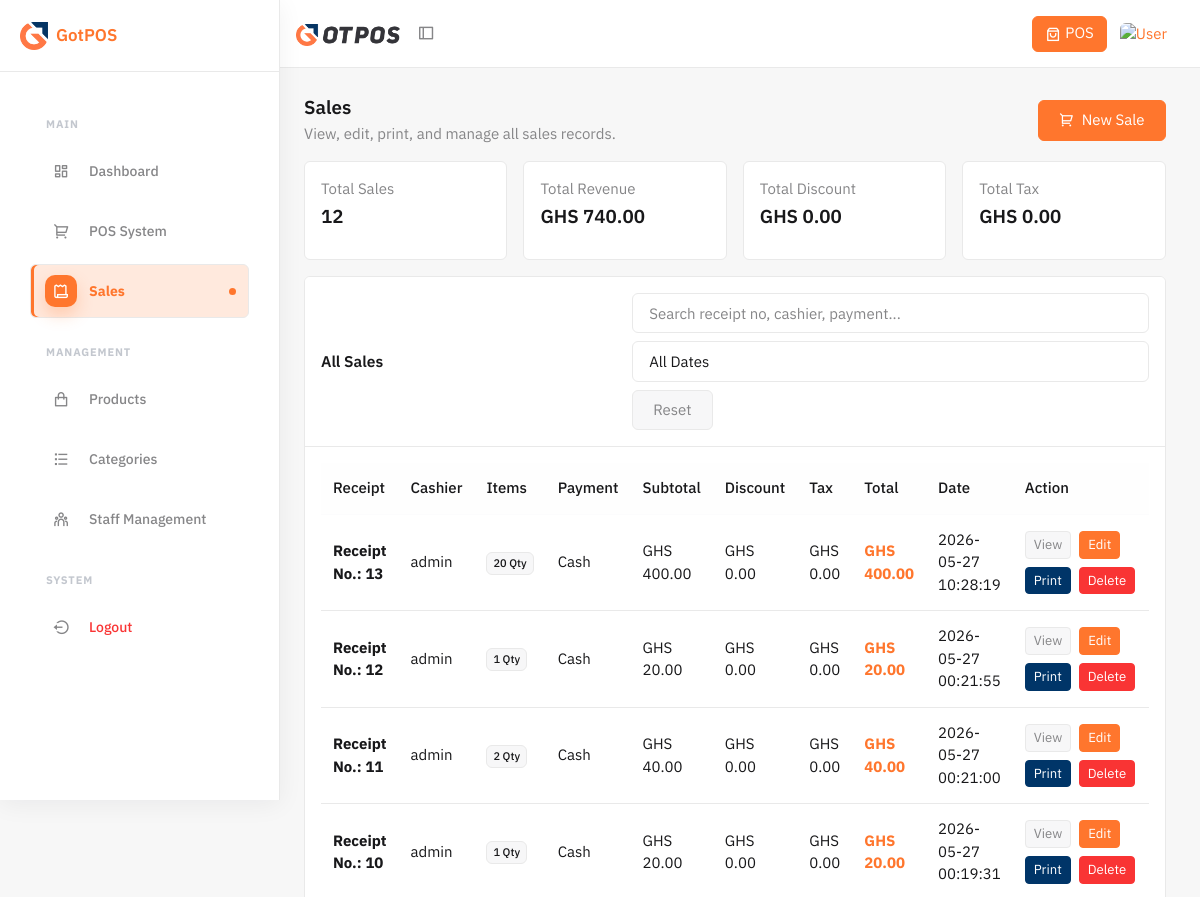
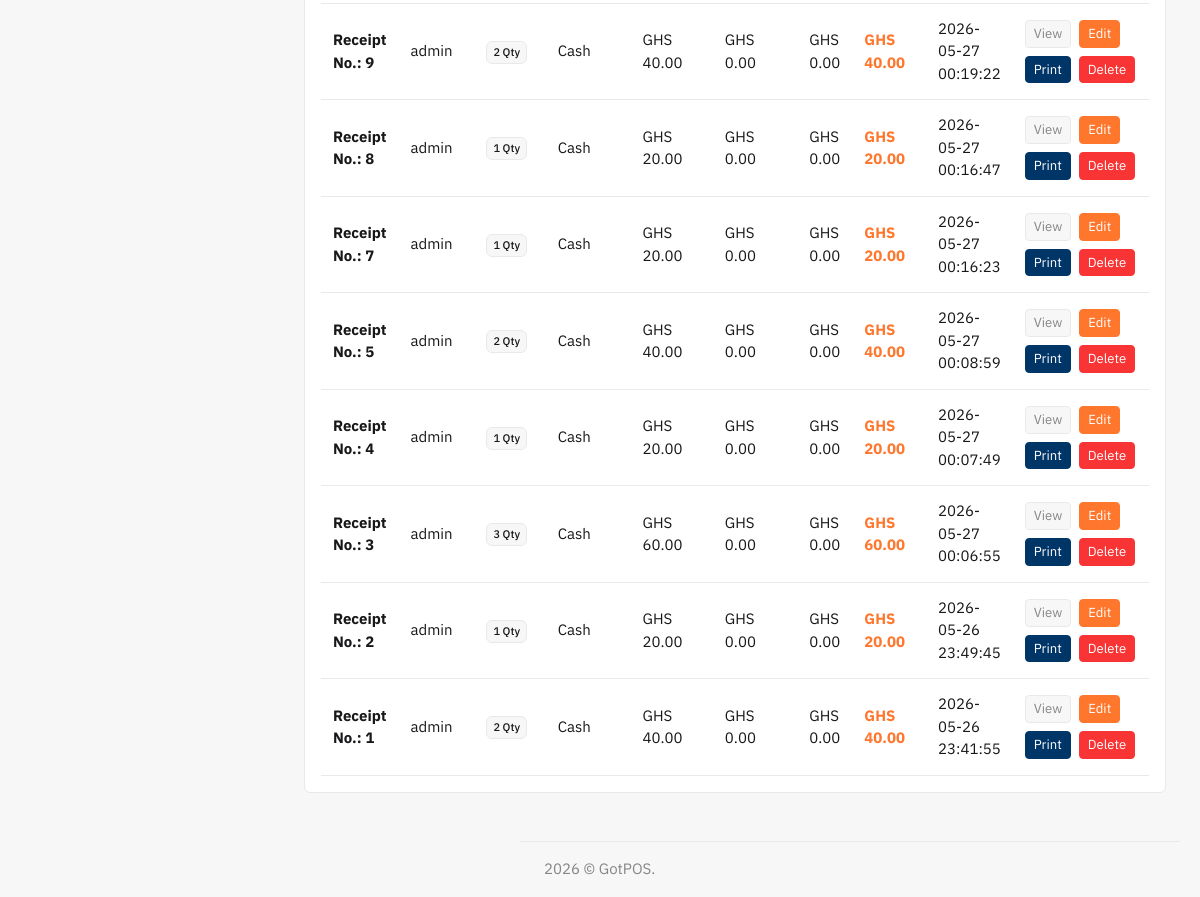
/sales.php (signed in), run on the app's committed database (2 pictures, top to bottom).
### tables this page shows
CREATE TABLE IF NOT EXISTS sales (
    id INT AUTO_INCREMENT PRIMARY KEY,
    user_id INT,
    table_id INT DEFAULT NULL,
    total_amount DECIMAL(10, 2) NOT NULL,
    discount DECIMAL(10, 2) DEFAULT 0,
    tax DECIMAL(10, 2) DEFAULT 0,
    final_amount DECIMAL(10, 2) NOT NULL,
    payment_method VARCHAR(50),
    created_at TIMESTAMP DEFAULT CURRENT_TIMESTAMP,
    FOREIGN KEY (user_id) REFERENCES users(id),
    FOREIGN KEY (table_id) REFERENCES restaurant_tables(id) ON DELETE SET NULL
);

CREATE TABLE IF NOT EXISTS users (
    id INT AUTO_INCREMENT PRIMARY KEY,
    username VARCHAR(50) NOT NULL UNIQUE,
    password VARCHAR(255) NOT NULL,
    role ENUM('admin', 'staff') DEFAULT 'staff',
    created_at TIMESTAMP DEFAULT CURRENT_TIMESTAMP
);

### sales.php (the view, shortened to what this page needs)
<?php
require_once "config/db.php";
function e($value) {
    return htmlspecialchars((string)$value, ENT_QUOTES, "UTF-8");
}
function money($amount) {
    return "GHS " . number_format((float)$amount, 2);
}
$params = [];
$where = "";
$stmt = $pdo->prepare("
    SELECT
        s.*,
        u.username,
        COUNT(si.id) AS item_count,
        COALESCE(SUM(si.quantity), 0) AS total_quantity
    FROM sales s
    LEFT JOIN users u ON s.user_id = u.id
    LEFT JOIN sale_items si ON si.sale_id = s.id
    $where
    GROUP BY s.id, u.username
    ORDER BY s.created_at DESC
");
$stmt->execute($params);
$sales = $stmt->fetchAll();
$summaryStmt = $pdo->query("
    SELECT
        COUNT(*) AS total_sales,
        COALESCE(SUM(final_amount), 0) AS total_revenue,
        COALESCE(SUM(discount), 0) AS total_discount,
        COALESCE(SUM(tax), 0) AS total_tax
    FROM sales
");
$summary = $summaryStmt->fetch();
?>
<?php include "includes/header.php"; ?>
<?php include "includes/sidebar.php"; ?>
<div class="page-heading mb-4 d-flex gap-2 flex-column flex-md-row align-items-md-center justify-content-between">
    <div>
        <h5 class="mb-1">Sales</h5>
        <p class="text-muted mb-0">View, edit, print, and manage all sales records.</p>
    </div>
    <a href="pos.php" class="btn btn-primary">
        <i class="ri-shopping-cart-2-line me-1"></i>
        New Sale
    </a>
</div>
<div class="row g-4 mb-4">
    <div class="col-xl-3 col-md-6">
        <div class="card h-100">
            <div class="card-body">
                <p class="text-muted mb-1">Total Sales</p>
                <h5 class="mb-0"><?php echo number_format((int)$summary["total_sales"]); ?></h5>
            </div>
        </div>
    </div>
    <div class="col-xl-3 col-md-6">
        <div class="card h-100">
            <div class="card-body">
                <p class="text-muted mb-1">Total Revenue</p>
                <h5 class="mb-0"><?php echo money($summary["total_revenue"]); ?></h5>
            </div>
        </div>
    </div>
    <div class="col-xl-3 col-md-6">
        <div class="card h-100">
            <div class="card-body">
                <p class="text-muted mb-1">Total Discount</p>
                <h5 class="mb-0"><?php echo money($summary["total_discount"]); ?></h5>
            </div>
        </div>
    </div>
    <div class="col-xl-3 col-md-6">
        <div class="card h-100">
            <div class="card-body">
                <p class="text-muted mb-1">Total Tax</p>
                <h5 class="mb-0"><?php echo money($summary["total_tax"]); ?></h5>
            </div>
        </div>
    </div>
</div>
<div class="card">
    <div class="card-header d-flex flex-wrap gap-3 align-items-center justify-content-between">
        <h6 class="card-title mb-0">All Sales</h6>
        <div class="d-flex flex-wrap gap-2 align-items-center">
            <input type="text"
                   id="salesSearchInput"
                   class="form-control"
                   style="min-width: 260px;"
                   placeholder="Search receipt no, cashier, payment...">
            <select id="salesDatePreset" class="form-control" style="min-width: 160px;">
                <option value="all">All Dates</option>
            </select>
            <button type="button" id="resetSalesFilters" class="btn btn-light border">
                Reset
            </button>
        </div>
    </div>
    <div class="card-body">
        <?php if (empty($sales)): ?>
            <div class="text-center py-5">
                <img src="./assets/no-order-CCjZwO4J.svg" alt="No sales" style="max-width: 120px;" class="mb-3">
                <h6 class="mb-1">No sales found</h6>
                <p class="text-muted mb-0">Sales will appear here after checkout.</p>
            </div>
        <?php else: ?>
            <div class="table-responsive">
                <table class="table table-hover align-middle mb-0">
                    <thead class="table-light">
                        <tr>
                            <th>Receipt</th>
                            <th>Cashier</th>
                            <th>Items</th>
                            <th>Payment</th>
                            <th>Subtotal</th>
                            <th>Discount</th>
                            <th>Tax</th>
                            <th>Total</th>
                            <th>Date</th>
                            <th style="width: 230px;">Action</th>
                        </tr>
                    </thead>
                    <tbody id="salesTableBody">
                        <?php foreach ($sales as $sale): ?>
                            <?php
                            $saleDateOnly = date('Y-m-d', strtotime($sale["created_at"]));
                            $saleSearchText = strtolower(
                                    'receipt no ' . $sale["id"] . ' receipt ' . $sale["id"] . ' ' .
                                    ($sale["username"] ?: "N/A") . ' ' .
                                    ($sale["payment_method"] ?: "Cash") . ' ' .
                                    $sale["created_at"] . ' ' .
                                    $sale["final_amount"]
                            );
                            ?>
                            <tr class="sale-row"
                                data-search="<?php echo e($saleSearchText); ?>"
                                data-sale-date="<?php echo e($saleDateOnly); ?>">
                                <td>
                                    <strong>Receipt No.: <?php echo (int)$sale["id"]; ?></strong>
                                </td>
                                <td><?php echo e($sale["username"] ?: "N/A"); ?></td>
                                <td>
                                    <span class="badge bg-light text-body border">
                                        <?php echo (int)$sale["total_quantity"]; ?> Qty
                                    </span>
                                </td>
                                <td><?php echo e($sale["payment_method"] ?: "Cash"); ?></td>
                                <td><?php echo money($sale["total_amount"]); ?></td>
                                <td><?php echo money($sale["discount"]); ?></td>
                                <td><?php echo money($sale["tax"]); ?></td>
                                <td class="fw-bold text-primary">
                                    <?php echo money($sale["final_amount"]); ?>
                                </td>
                                <td><?php echo e($sale["created_at"]); ?></td>
                                <td>
                                    <div class="d-flex flex-wrap gap-2">
                                        <button type="button"
                                                class="btn btn-sm btn-light border view-sale-btn"
                                                data-sale-id="<?php echo (int)$sale["id"]; ?>">
                                            View
                                        </button>
                                        <button type="button"
                                                class="btn btn-sm btn-primary edit-sale-btn"
                                                data-sale='<?php echo e(json_encode([
                                                    "id" => (int)$sale["id"],
                                                    "payment_method" => $sale["payment_method"] ?: "Cash",
                                                    "discount" => (float)$sale["discount"],
                                                    "tax" => (float)$sale["tax"],
                                                    "total_amount" => (float)$sale["total_amount"],
                                                    "final_amount" => (float)$sale["final_amount"],
                                                ])); ?>'>
                                            Edit
                                        </button>
                                        <a href="receipt.php?id=<?php echo (int)$sale["id"]; ?>"
                                           target="_blank"
                                           class="btn btn-sm btn-secondary">
                                            Print
                                        </a>
                                        <a href="sales.php?delete=<?php echo (int)$sale["id"]; ?>"
                                           class="btn btn-sm btn-danger"
                                           onclick="return confirm('Delete this sale? Stock will be restored.')">
                                            Delete
                                        </a>
                                    </div>
                                </td>
                            </tr>
                        <?php endforeach; ?>
                    </tbody>
                </table>
            </div>
        <?php endif; ?>
    </div>
</div>
<?php include "includes/footer.php"; ?>

### includes/header.php (style rules this page uses)
.page-wrapper .row { margin-left: -0.5rem; margin-right: -0.5rem; }
.page-wrapper .card { max-width: 100%; }
@media (min-width: 1200px) { html[data-layout], html[data-layout="vertical"], html[data-layout="two-column"] { --sidebar-width: 280px; } }

### data on the page
sales: id "13", user.username "admin", total_quantity "20", payment_method "Cash", total_amount "GHS 400.00", discount "GHS 0.00", tax "GHS 0.00", final_amount "GHS 400.00", created_at "2026-05-27 10:28:19"
sales: id "12", user.username "admin", total_quantity "1", payment_method "Cash", total_amount "GHS 20.00", discount "GHS 0.00", tax "GHS 0.00", final_amount "GHS 20.00", created_at "2026-05-27 00:21:55"
sales: id "11", user.username "admin", total_quantity "2", payment_method "Cash", total_amount "GHS 40.00", discount "GHS 0.00", tax "GHS 0.00", final_amount "GHS 40.00", created_at "2026-05-27 00:21:00"
sales: id "10", user.username "admin", total_quantity "1", payment_method "Cash", total_amount "GHS 20.00", discount "GHS 0.00", tax "GHS 0.00", final_amount "GHS 20.00", created_at "2026-05-27 00:19:31"
sales: id "9", user.username "admin", total_quantity "2", payment_method "Cash", total_amount "GHS 40.00", discount "GHS 0.00", tax "GHS 0.00", final_amount "GHS 40.00", created_at "2026-05-27 00:19:22"
sales: id "8", user.username "admin", total_quantity "1", payment_method "Cash", total_amount "GHS 20.00", discount "GHS 0.00", tax "GHS 0.00", final_amount "GHS 20.00", created_at "2026-05-27 00:16:47"
sales: id "7", user.username "admin", total_quantity "1", payment_method "Cash", total_amount "GHS 20.00", discount "GHS 0.00", tax "GHS 0.00", final_amount "GHS 20.00", created_at "2026-05-27 00:16:23"
sales: id "5", user.username "admin", total_quantity "2", payment_method "Cash", total_amount "GHS 40.00", discount "GHS 0.00", tax "GHS 0.00", final_amount "GHS 40.00", created_at "2026-05-27 00:08:59"
sales: id "4", user.username "admin", total_quantity "1", payment_method "Cash", total_amount "GHS 20.00", discount "GHS 0.00", tax "GHS 0.00", final_amount "GHS 20.00", created_at "2026-05-27 00:07:49"
sales: id "3", user.username "admin", total_quantity "3", payment_method "Cash", total_amount "GHS 60.00", discount "GHS 0.00", tax "GHS 0.00", final_amount "GHS 60.00", created_at "2026-05-27 00:06:55"
sales: id "2", user.username "admin", total_quantity "1", payment_method "Cash", total_amount "GHS 20.00", discount "GHS 0.00", tax "GHS 0.00", final_amount "GHS 20.00", created_at "2026-05-26 23:49:45"
sales: id "1", user.username "admin", total_quantity "2", payment_method "Cash", total_amount "GHS 40.00", discount "GHS 0.00", tax "GHS 0.00", final_amount "GHS 40.00", created_at "2026-05-26 23:41:55"

### other printed values
$summary["total_sales"] "12"
money($summary["total_revenue"]) "GHS 740.00"
money($summary["total_discount"]) "GHS 0.00"
money($summary["total_tax"]) "GHS 0.00"
